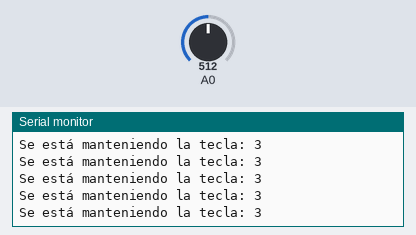
A sketch run on a simulated Arduino Uno, built with avr-gcc and run on an emulated ATmega328P. Shown: the last lines printed to the serial monitor. Inputs (shaded band) come from the test bench; at power-on: A0 = 512.

Above: at 1.2 s.
1.3 s: A0 set to 900
At 2.5 s:
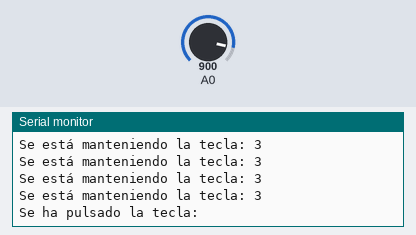
2.8 s: A0 set to 858
At 3.3 s:
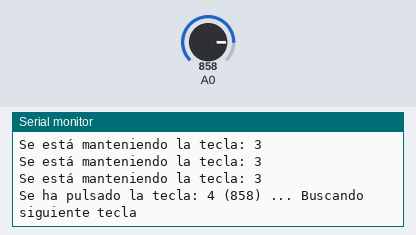

Measured:
- the behaviour switches between 872 and 871 on A0 (found by bisection; images 1 and 2)
- after the input at 1.3 s, the serial monitor: prints a new line after 0.07 s (image 1)
- after the input at 2.8 s, the serial monitor: prints a new line at once (image 2)

The sketch:

lectura_valores_keypad.ino
```cpp
int v1 = 0;
int v2 = 132;
int v3 = 310;
int v4 = 481;
int v5 = 720;
int v6 = 1023;
int valor;
int fi;
#define sbi(port, bit) (port) |= (1 << (bit))
#define cbi(port, bit) (port) &= ~(1 << (bit))
// the setup function runs once when you press reset or power the board
void setup() {
  Serial.begin(57600);
  // initialize digital pin LED_BUILTIN as an output.
  pinMode(A0, INPUT);
}
int media(int a, int b) {
  return (a + b) / 2;
}

int encontrar_tecla(int v) {
  if (v < media(v1, v2)) {
    return 0;
  }
  if (v < media(v2, v3)) {
    return 1;
  }
  if (v < media(v3, v4)) {
    return 2;
  }
  if (v < media(v4, v5)) {
    return 3;
  }
  if (v < media(v5, v6)) {
    return 4;
  }
  return 5;
}

void Teclado_libre() {
  int fi2 = 10;
  int boton = 5;
  while (fi2 > 0) {
    if (boton == encontrar_tecla(analogRead(A0))) {
      fi2--;
    } else {
      fi2 = 10;
    }
  }
}

int Leer_teclado() {
  valor = v6;
  fi = 10;
  int boton = 5;
  while ((valor = analogRead(A0)) > media(v5, v6)) {
  }
  if (valor < media(v5, v6)) {
    boton = encontrar_tecla(valor);
    while (fi > 0) {
      if (boton == encontrar_tecla(analogRead(A0))) {
        fi--;
      } else {
        fi = 10;
      }
    }
  }
  return boton;
}

int Tecla_mantenida(int boton) {
  int fi2 = 10;
  int count = 0;
  while (fi2 > 0) {
    if (boton == encontrar_tecla(analogRead(A0))) {
      fi2 = 10;
      count++;
      if (count > 5000) {
        Serial.print("Se está manteniendo la tecla: ");
        Serial.println(boton);
        delay(100);
      }
    } else {
      fi2--;
    }
  }
}

// the loop function runs over and over again forever
void loop() {
  int boton;

  while (true) {
    Serial.print("Se ha pulsado la tecla: ");
    Serial.print(boton = Leer_teclado());
    Serial.print(" (");
    Serial.print(valor);
    Serial.println(") ... Buscando siguiente tecla");

    Tecla_mantenida(boton);
    Teclado_libre();
  }
}
```
